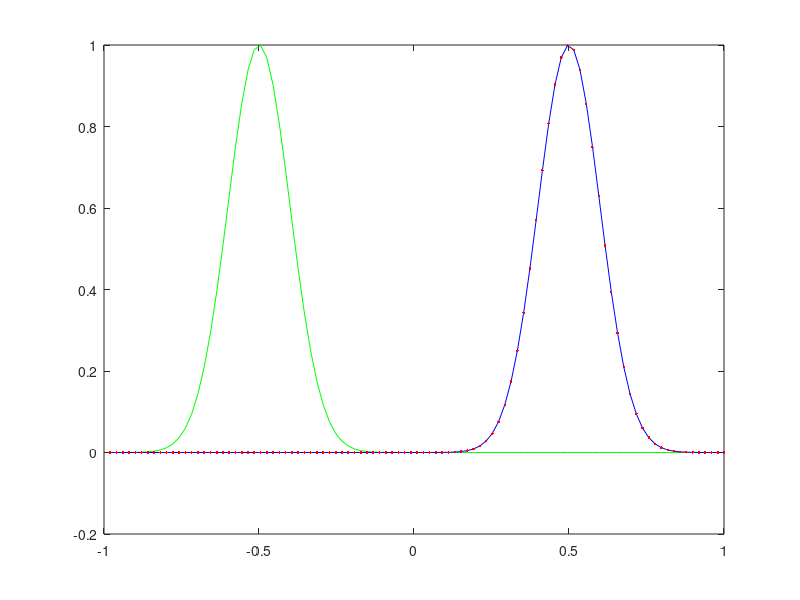

Reproduce this figure in MATLAB.
%%%%%%%%%%%%%%%%%%%%%%%%%%%%%%%%%%%%%%%%%%%%%%%%%%%%%%%%%%%%%%%%%%%%%%%%%%%
%-% ------------------------------------------------------------------- %-%
%-% Approximates the advection equation u_t=-u_x on [-1,1]. The RBF is  %-%
%-% a Gaussian RBF with a shape parameter equal to 15. Needs the file   %-%
%-% gau.m.                                                              %-%
%-% ------------------------------------------------------------------- %-%
%-% Author: Maurice S. Fabien, University of Washington (Jan-Jun 2014)  %-%
%-%                          , Rice University          (2014-    )     %-%
%-% Email : fabien@rice.edu                                             %-%
%-% GitHub: https://github.com/msfabien/                                %-%
%-% ------------------------------------------------------------------- %-%
%%%%%%%%%%%%%%%%%%%%%%%%%%%%%%%%%%%%%%%%%%%%%%%%%%%%%%%%%%%%%%%%%%%%%%%%%%%


function Code_Listing_6_2_1()
    clear all; close all; clc;
    %Exact
    f = @(x,t) exp(-50*(x+0.5-t).^2);
    a = -1; b = -a; %plotting domain
    n = 100; x = linspace(a,b,n)';
    shape = 15; %shape parameter
    cx = shape*ones(n,1);
    [A,D1] = deal(zeros(n));
    for j = 1 : n
        [A(:,j),D1(:,j)] = gau(x,x(j),cx(j)); %construct RBF matrices
    end
    D1x = D1 / ( A );
    Tfin = 1; dt = 1/300; nmax = floor(Tfin/dt);
    D1x = D1x(2:end,2:end); %this handles the BC u(x,0)=0
    x = x(2:end); %BC
    u = f(x,0); I = eye(n-1);
    for jj = 1 : nmax
        u = (I + 0.5*dt*D1x) \ (u - 0.5*dt*(D1x*u)); %Crank-Nicolson
    end
    norm(u-f(x,Tfin),inf), plot(x,f(x,0),'g',x,f(x,Tfin),'b',x,u,'r.')
end

function [phi,phi1,phi2,phi3,phi4] = gau(x,xc,c)
    % 1-D guassian radial basis function
    f = @(r,c) exp(-(c*r).^2);
    r = x - xc;
    phi = f(r,c);
    if nargout > 1
    % 1-st derivative    
        phi1 = -2*r*c^2.*exp(-(c*r).^2);
        if nargout > 2
        % 2-nd derivative
            phi2 = 2*c^2*exp(-c^2*r.^2).*(2*c^2*r.^2 - 1);
            if nargout > 3
            % 3-rd derivative    
                phi3 = -4*c^4*r.*exp(-c^2*r.^2).*(2*c^2*r.^2 - 3);
                if nargout > 4
                % 4-th derivative        
                    phi4 = 4*c^4*exp(-c^2*r.^2).*(4*c^4*r.^4 - 12*c^2*r.^2 + 3);
                end
            end
        end
    end
end